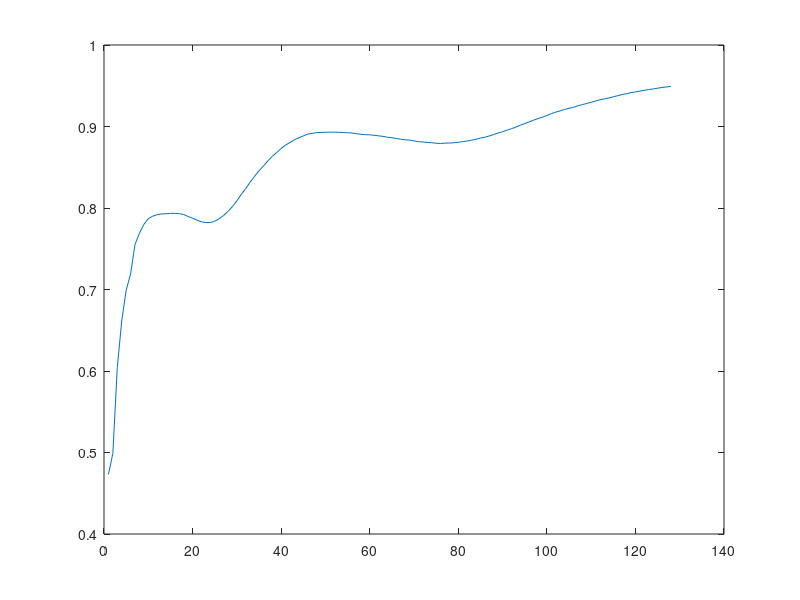

Here is the MATLAB script that generated this plot:
% Results:
%  Player won 0 hands (0 blackjacks).
%  Player lost 0 hands.
%  Pushed on 0 hands.

% Initial bank roll: $200
% Initial wager: $5

% Results:
%  Player won 43300581 hands (4743198 blackjacks).
%  Player lost 48162866 hands.
%  Pushed on 8536553 hands.

%  Ratio wins  : 0.433006
%  Ratio losses: 0.481629
%  Ratio pushes: 0.0853655
%  Ratio blackjacks: 0.047432

%  Average run before going broke: 83.9664 hands.
%  Minimum run before going broke: 5 hands.
%  Maximum run before going broke: 129 hands.

%  Average peak hand     : 64.0549 hands.
%  Average bank roll peak: $379.28

% 1 peakHandHistogram
% 2 peakBankHistogram
% 3 sumBankRollPerHand
% 4 handOrdinalCounts
% 5 countLosingStreaks
% 6 countBankRollUp
% 7 countBankRollDown
% 8 countLosingStreaksOfGivenLength

x = [
 57369 11568715 2.37808e+08 1190952 20497312 563351 627601 151652;
 17706 3679245 2.38586e+08 1190953 10798755 594148 330820 11964;
 17754 3737389 2.37191e+08 1190953 5681147 719779 331148 3340;
 17523 3735038 2.3704e+08 1190953 2994951 787694 329094 2357;
 17088 3690918 2.36099e+08 1190953 1576253 832402 282731 2158;
 16187 3547600 2.35458e+08 1190953 828077 856386 270461 1934;
 15727 3493375 2.35046e+08 1165631 437090 880329 241590 0;
 15257 3431484 2.34689e+08 1154579 230953 887841 229225 571;
 14934 3401915 2.34309e+08 1143138 121428 891470 221210 521;
 14275 3293152 2.33902e+08 1131560 63840 890446 219858 647;
 13740 3213330 2.33445e+08 1119983 33596 884745 220046 690;
 13215 3127690 2.3302e+08 1107701 17658 877108 218180 776;
 13089 3137545 2.32573e+08 1095925 9122 868781 215633 937;
 12687 3076824 2.32096e+08 1084003 4928 859571 212849 1019;
 11958 2936753 2.31673e+08 1072054 2658 850595 210000 1096;
 11742 2916374 2.3127e+08 1059972 1317 841020 208159 1167;
 11451 2878771 2.30844e+08 1047988 695 831162 207624 1177;
 10969 2789525 2.3043e+08 1036129 387 820572 207843 1342;
 10645 2738880 2.29967e+08 1024432 190 808837 209444 1339;
 10250 2667741 2.29558e+08 1012502 99 797370 210269 1386;
 10046 2642218 2.29136e+08 1000789 59 785763 210830 1495;
 9548 2542642 2.28694e+08 989191 22 774528 210756 1462;
 9470 2548413 2.28294e+08 977688 20 764729 208916 1502;
 9035 2457172 2.27897e+08 966373 11 755839 206073 1523;
 8786 2410590 2.27473e+08 955323 4 748665 201712 1615;
 8595 2387631 2.27071e+08 944373 3 743091 195675 1688;
 8206 2306344 2.26657e+08 933556 0 738235 188969 1576;
 8028 2276194 2.26228e+08 922886 3 734448 181735 1640;
 7779 2227498 2.25818e+08 912577 1 731657 173776 1702;
 7619 2204775 2.25373e+08 902191 0 729661 165296 1706;
 7648 2233472 2.24984e+08 891924 0 728463 156384 1704;
 7180 2118106 2.24563e+08 881838 1 726446 148051 1707;
 7127 2124474 2.24188e+08 871873 1 725168 139872 1782;
 6861 2061293 2.2379e+08 862301 0 723294 132436 1724;
 6775 2051366 2.23399e+08 852773 0 721237 125377 1760;
 6779 2070359 2.22987e+08 843524 0 718205 119490 1815;
 6826 2101371 2.22636e+08 834378 0 715764 113189 1872;
 6603 2046127 2.22288e+08 825155 0 712431 107698 1864;
 6671 2078555 2.21891e+08 816345 0 708644 102948 1982;
 6507 2040266 2.21495e+08 807411 0 704872 98328 1970;
 6499 2051433 2.21133e+08 798823 0 700793 94105 1886;
 6486 2056133 2.20704e+08 790712 0 696094 91025 2112;
 6704 2136841 2.20368e+08 782490 0 691543 87568 2166;
 6829 2186479 2.20005e+08 774577 0 686422 85126 2262;
 6647 2137294 2.19673e+08 766914 0 681385 82694 2302;
 6757 2181606 2.19351e+08 759527 0 676504 80543 2492;
 6800 2214105 2.1903e+08 752312 0 670700 79239 2415;
 6773 2214834 2.18715e+08 745431 0 665310 77999 2598;
 6744 2218106 2.18382e+08 738802 0 659562 77284 2532;
 6735 2231409 2.18043e+08 732354 0 653967 76582 2728;
 6653 2224856 2.17723e+08 725793 0 648213 75835 2834;
 6659 2240399 2.17397e+08 719472 0 642537 75318 2725;
 6616 2241692 2.17064e+08 713327 0 636886 74930 2842;
 6595 2253423 2.16771e+08 707276 0 631408 74432 2870;
 6477 2229372 2.16457e+08 701403 0 625850 74145 2831;
 6287 2187295 2.16162e+08 695512 0 620400 73803 2897;
 6382 2230663 2.15799e+08 689788 0 614711 73759 2850;
 6224 2194918 2.15492e+08 684267 0 609322 73662 2846;
 6190 2200275 2.15174e+08 678610 0 603939 73473 2896;
 6265 2249930 2.14905e+08 672934 0 598783 73093 2834;
 6091 2206267 2.14587e+08 667471 0 593531 72860 2836;
 6049 2211609 2.14273e+08 662046 0 588260 72771 2846;
 5856 2150449 2.13955e+08 656704 0 583091 72687 2802;
 5876 2187648 2.1361e+08 651446 0 577719 72820 2826;
 5884 2198225 2.13322e+08 646158 0 572653 72602 2918;
 5691 2144436 2.12967e+08 641033 0 567515 72679 2798;
 5673 2153293 2.12662e+08 635909 0 562374 72713 2846;
 5539 2119611 2.1237e+08 630829 0 557455 72619 2734;
 5587 2155220 2.12058e+08 625731 0 552714 72332 2800;
 5474 2125419 2.11745e+08 620748 0 547710 72287 2778;
 5295 2068876 2.11442e+08 615945 0 542888 72312 2791;
 5297 2087654 2.11142e+08 611176 0 538435 72081 2726;
 5235 2067477 2.10834e+08 606408 0 533913 71774 2752;
 5207 2069944 2.10548e+08 601776 0 529634 71525 2715;
 5117 2053432 2.10272e+08 597160 0 525176 71305 2610;
 5061 2047673 2.09957e+08 592639 0 521012 70950 2609;
 5092 2071284 2.09694e+08 588060 0 517268 70099 2680;
 4993 2044745 2.09432e+08 583572 0 513362 69474 2626;
 4849 2001644 2.09094e+08 579073 0 509603 68698 2549;
 4995 2072440 2.08846e+08 574709 0 506140 67811 2629;
 4838 2020212 2.08617e+08 570468 0 502796 66918 2570;
 4889 2055965 2.08303e+08 566186 0 499514 65892 2568;
 4731 1997686 2.08013e+08 561987 0 496352 64813 2529;
 4775 2034477 2.07746e+08 557743 0 493218 63743 2518;
 4614 1970589 2.07449e+08 553603 0 490379 62429 2481;
 4646 1999321 2.07164e+08 549588 0 487377 61372 2398;
 4626 2005566 2.069e+08 545568 0 484697 60027 2514;
 4538 1982481 2.06596e+08 541569 0 482070 58701 2408;
 4505 1976808 2.06354e+08 537545 0 479561 57202 2508;
 4326 1912890 2.06084e+08 533762 0 476927 55956 2456;
 4299 1910462 2.0581e+08 529965 0 474565 54590 2503;
 4239 1895668 2.0554e+08 526096 0 472073 53193 2373;
 4256 1910122 2.05266e+08 522293 0 469648 51816 2378;
 4201 1896963 2.05011e+08 518515 0 467487 50241 2412;
 4101 1868665 2.0476e+08 514836 0 465177 48901 2374;
 4145 1898173 2.04517e+08 511097 0 462868 47464 2313;
 4052 1865324 2.04312e+08 507509 0 460676 46121 2318;
 3938 1827556 2.04082e+08 504029 0 458550 44745 2226;
 4064 1899180 2.03825e+08 500378 0 456058 43632 2261;
 4050 1907054 2.03588e+08 496931 0 453945 42382 2297;
 3932 1855286 2.03343e+08 493429 0 451855 40941 2228;
 3919 1858902 2.03111e+08 489935 0 449587 39752 2229;
 3883 1851350 2.02899e+08 486605 0 447272 38725 2245;
 3825 1835387 2.02647e+08 483256 0 445055 37665 2164;
 3735 1811135 2.02365e+08 479933 0 442688 36715 2105;
 3703 1800448 2.02097e+08 476713 0 440236 35939 2224;
 3618 1766524 2.01826e+08 473354 0 438051 34787 2158;
 3588 1768298 2.0158e+08 470092 0 435673 33939 2190;
 3461 1712257 2.0133e+08 466903 0 433430 32998 2183;
 3538 1755626 2.0108e+08 463685 0 431073 32150 2104;
 3509 1751827 2.00827e+08 460492 0 428872 31189 2148;
 3521 1770476 2.00587e+08 457373 0 426658 30294 2118;
 3397 1721466 2.00387e+08 454326 0 424277 29609 2106;
 3390 1720296 2.00156e+08 451257 0 421928 28920 2026;
 3280 1676002 1.99935e+08 448217 0 419744 28078 2068;
 3271 1680263 1.99653e+08 445200 0 417503 27338 1993;
 3312 1713790 1.99468e+08 442182 0 415330 26506 2080;
 3305 1711039 1.9923e+08 439199 0 412951 25914 1979;
 3176 1663309 1.9902e+08 436309 0 410798 25182 2052;
 3160 1655171 1.98806e+08 433488 0 408543 24628 2002;
 3147 1663656 1.98572e+08 430703 0 406322 24107 1993;
 3115 1655322 1.98371e+08 427877 0 404098 23498 1985;
 3137 1677408 1.98159e+08 425090 0 401882 22952 1933;
 3518 1905445 1.97935e+08 422349 0 399574 22489 1981;
 6474 3530011 1.97721e+08 419617 0 397365 22019 1962;
 12361 6775073 1.97562e+08 416897 0 395187 21454 2017;
 23021 12674679 1.97343e+08 414258 0 392925 21074 1929;
 43662 24154243 1.97095e+08 411595 0 390722 20648 1868;
];
plot(x(:,6)./x(:,4)); % ratio of wins w.r.t. number of hands played

